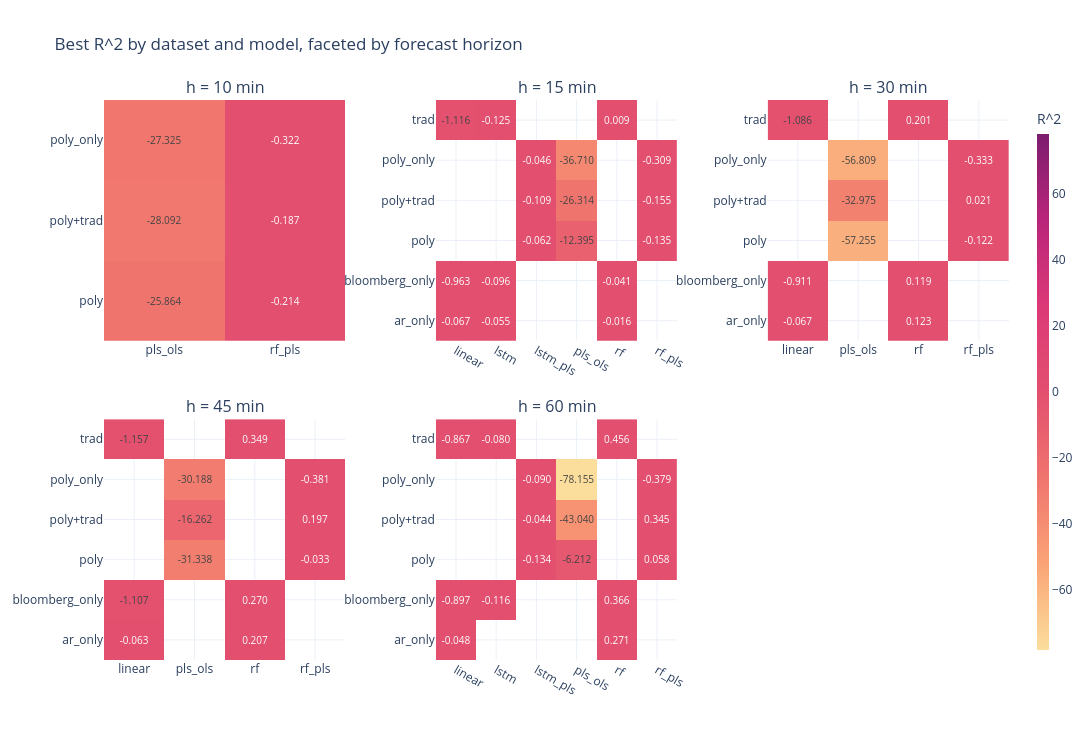

Notebook code for this chart:
### Markdown cell above
## Graph 8 - Master heatmap: R^2 by dataset x model, faceted by horizon

One sub-heatmap per available forecast horizon. Cells show the **best R^2 across window schemes** for each `(dataset, model)` pair. Diverging colour scale centred on zero - positive R^2 = genuine predictive power, negative = worse than predicting the mean. Horizons with no summary file are simply skipped.

### Code cell
# %% -- GRAPH 8 : MASTER HEATMAP R^2 (Plotly subplots) ---------------
from plotly.subplots import make_subplots

_horizons = sorted(SUMMARIES.keys())
if not _horizons:
    print('No summary CSVs available -> skipping Graph 8.')
else:
    _n = len(_horizons)
    if _n == 1:
        _rows, _cols = 1, 1
    elif _n == 2:
        _rows, _cols = 1, 2
    elif _n <= 4:
        _rows, _cols = 2, 2
    else:
        _cols = 3
        _rows = (_n + _cols - 1) // _cols

    fig_g8 = make_subplots(
        rows=_rows, cols=_cols,
        subplot_titles=[f'h = {h} min' for h in _horizons],
        horizontal_spacing=0.10, vertical_spacing=0.14,
    )

    # Determine global value range for a shared colorbar.
    _all_pivots = []
    for h in _horizons:
        _df = SUMMARIES[h]
        _pivot = _df.pivot_table(
            index='dataset', columns='model', values='r2', aggfunc='max'
        )
        _all_pivots.append((h, _pivot))
    _all_vals = np.concatenate([p.values.flatten() for _, p in _all_pivots])
    _all_vals = _all_vals[~np.isnan(_all_vals)]
    if len(_all_vals):
        _zmax = float(np.nanmax(_all_vals))
        _zmin = float(np.nanmin(_all_vals))
        _abs = max(abs(_zmax), abs(_zmin), 0.05)
    else:
        _abs = 0.5

    for i, (h, pivot) in enumerate(_all_pivots):
        r = i // _cols + 1
        c = i % _cols + 1
        _text = np.where(
            np.isnan(pivot.values), '',
            np.vectorize(lambda v: f'{v:.3f}')(np.nan_to_num(pivot.values)),
        )
        fig_g8.add_trace(
            go.Heatmap(
                z=pivot.values,
                x=list(pivot.columns),
                y=list(pivot.index),
                zmin=-_abs, zmax=_abs, zmid=0.0,
                colorscale=PLOTLY_SEQ_NAME,
                text=_text,
                texttemplate='%{text}',
                textfont=dict(size=10),
                showscale=(i == 0),
                colorbar=dict(title='R^2', thickness=12),
                hovertemplate='dataset=%{y}<br>model=%{x}<br>R^2=%{z:.4f}<extra></extra>',
            ),
            row=r, col=c,
        )
    fig_g8.update_layout(
        title='Best R^2 by dataset and model, faceted by forecast horizon',
        height=320 * _rows + 100,
        width=420 * _cols + 100,
    )
    fig_g8.show()

### Figure 1 — Plotly figure (JSON) as saved in the notebook; plotly's stock layout.template omitted (floating-point values rounded to 4 significant figures)
{"data": [{"colorbar": {"thickness": 12, "title": {"text": "R^2"}}, "colorscale": [[0, "rgb(252, 222, 156)"], [0.1667, "rgb(250, 164, 118)"], [0.3333, "rgb(240, 116, 110)"], [0.5, "rgb(227, 79, 111)"], [0.6667, "rgb(220, 57, 119)"], [0.8333, "rgb(185, 37, 122)"], [1, "rgb(124, 29, 111)"]], "hovertemplate": "dataset=%{y}<br>model=%{x}<br>R^2=%{z:.4f}<extra></extra>", "showscale": true, "text": [["-25.864", "-0.214"], ["-28.092", "-0.187"], ["-27.325", "-0.322"]], "textfont": {"size": 10}, "texttemplate": "%{text}", "type": "heatmap", "x": ["pls_ols", "rf_pls"], "xaxis": "x", "y": ["poly", "poly+trad", "poly_only"], "yaxis": "y", "z": [[-25.86, -0.2141], [-28.09, -0.1866], [-27.32, -0.3216]], "zmax": 78.16, "zmid": 0, "zmin": -78.16}, {"colorbar": {"thickness": 12, "title": {"text": "R^2"}}, "colorscale": [[0, "rgb(252, 222, 156)"], [0.1667, "rgb(250, 164, 118)"], [0.3333, "rgb(240, 116, 110)"], [0.5, "rgb(227, 79, 111)"], [0.6667, "rgb(220, 57, 119)"], [0.8333, "rgb(185, 37, 122)"], [1, "rgb(124, 29, 111)"]], "hovertemplate": "dataset=%{y}<br>model=%{x}<br>R^2=%{z:.4f}<extra></extra>", "showscale": false, "text": [["-0.067", "-0.055", "", "", "-0.016", ""], ["-0.963", "-0.096", "", "", "-0.041", ""], ["", "", "-0.062", "-12.395", "", "-0.135"], ["", "", "-0.109", "-26.314", "", "-0.155"], ["", "", "-0.046", "-36.710", "", "-0.309"], ["-1.116", "-0.125", "", "", "0.009", ""]], "textfont": {"size": 10}, "texttemplate": "%{text}", "type": "heatmap", "x": ["linear", "lstm", "lstm_pls", "pls_ols", "rf", "rf_pls"], "xaxis": "x2", "y": ["ar_only", "bloomberg_only", "poly", "poly+trad", "poly_only", "trad"], "yaxis": "y2", "z": [[-0.06679, -0.05517, NaN, NaN, -0.01607, NaN], [-0.9632, -0.0962, NaN, NaN, -0.04115, NaN], [NaN, NaN, -0.06223, -12.4, NaN, -0.1353], [NaN, NaN, -0.1092, -26.31, NaN, -0.1552], [NaN, NaN, -0.0465, -36.71, NaN, -0.3094], [-1.116, -0.1247, NaN, NaN, 0.008625, NaN]], "zmax": 78.16, "zmid": 0, "zmin": -78.16}, {"colorbar": {"thickness": 12, "title": {"text": "R^2"}}, "colorscale": [[0, "rgb(252, 222, 156)"], [0.1667, "rgb(250, 164, 118)"], [0.3333, "rgb(240, 116, 110)"], [0.5, "rgb(227, 79, 111)"], [0.6667, "rgb(220, 57, 119)"], [0.8333, "rgb(185, 37, 122)"], [1, "rgb(124, 29, 111)"]], "hovertemplate": "dataset=%{y}<br>model=%{x}<br>R^2=%{z:.4f}<extra></extra>", "showscale": false, "text": [["-0.067", "", "0.123", ""], ["-0.911", "", "0.119", ""], ["", "-57.255", "", "-0.122"], ["", "-32.975", "", "0.021"], ["", "-56.809", "", "-0.333"], ["-1.086", "", "0.201", ""]], "textfont": {"size": 10}, "texttemplate": "%{text}", "type": "heatmap", "x": ["linear", "pls_ols", "rf", "rf_pls"], "xaxis": "x3", "y": ["ar_only", "bloomberg_only", "poly", "poly+trad", "poly_only", "trad"], "yaxis": "y3", "z": [[-0.06695, NaN, 0.1233, NaN], [-0.9109, NaN, 0.1191, NaN], [NaN, -57.25, NaN, -0.1216], [NaN, -32.97, NaN, 0.02087], [NaN, -56.81, NaN, -0.3334], [-1.086, NaN, 0.2015, NaN]], "zmax": 78.16, "zmid": 0, "zmin": -78.16}, {"colorbar": {"thickness": 12, "title": {"text": "R^2"}}, "colorscale": [[0, "rgb(252, 222, 156)"], [0.1667, "rgb(250, 164, 118)"], [0.3333, "rgb(240, 116, 110)"], [0.5, "rgb(227, 79, 111)"], [0.6667, "rgb(220, 57, 119)"], [0.8333, "rgb(185, 37, 122)"], [1, "rgb(124, 29, 111)"]], "hovertemplate": "dataset=%{y}<br>model=%{x}<br>R^2=%{z:.4f}<extra></extra>", "showscale": false, "text": [["-0.063", "", "0.207", ""], ["-1.107", "", "0.270", ""], ["", "-31.338", "", "-0.033"], ["", "-16.262", "", "0.197"], ["", "-30.188", "", "-0.381"], ["-1.157", "", "0.349", ""]], "textfont": {"size": 10}, "texttemplate": "%{text}", "type": "heatmap", "x": ["linear", "pls_ols", "rf", "rf_pls"], "xaxis": "x4", "y": ["ar_only", "bloomberg_only", "poly", "poly+trad", "poly_only", "trad"], "yaxis": "y4", "z": [[-0.06253, NaN, 0.2073, NaN], [-1.107, NaN, 0.2703, NaN], [NaN, -31.34, NaN, -0.03282], [NaN, -16.26, NaN, 0.1973], [NaN, -30.19, NaN, -0.3812], [-1.157, NaN, 0.3492, NaN]], "zmax": 78.16, "zmid": 0, "zmin": -78.16}, {"colorbar": {"thickness": 12, "title": {"text": "R^2"}}, "colorscale": [[0, "rgb(252, 222, 156)"], [0.1667, "rgb(250, 164, 118)"], [0.3333, "rgb(240, 116, 110)"], [0.5, "rgb(227, 79, 111)"], [0.6667, "rgb(220, 57, 119)"], [0.8333, "rgb(185, 37, 122)"], [1, "rgb(124, 29, 111)"]], "hovertemplate": "dataset=%{y}<br>model=%{x}<br>R^2=%{z:.4f}<extra></extra>", "showscale": false, "text": [["-0.048", "", "", "", "0.271", ""], ["-0.897", "-0.116", "", "", "0.366", ""], ["", "", "-0.134", "-6.212", "", "0.058"], ["", "", "-0.044", "-43.040", "", "0.345"], ["", "", "-0.090", "-78.155", "", "-0.379"], ["-0.867", "-0.080", "", "", "0.456", ""]], "textfont": {"size": 10}, "texttemplate": "%{text}", "type": "heatmap", "x": ["linear", "lstm", "lstm_pls", "pls_ols", "rf", "rf_pls"], "xaxis": "x5", "y": ["ar_only", "bloomberg_only", "poly", "poly+trad", "poly_only", "trad"], "yaxis": "y5", "z": [[-0.04808, NaN, NaN, NaN, 0.2714, NaN], [-0.8966, -0.1157, NaN, NaN, 0.366, NaN], [NaN, NaN, -0.1343, -6.212, NaN, 0.05761], [NaN, NaN, -0.04385, -43.04, NaN, 0.3452], [NaN, NaN, -0.09007, -78.16, NaN, -0.3795], [-0.8674, -0.08007, NaN, NaN, 0.4561, NaN]], "zmax": 78.16, "zmid": 0, "zmin": -78.16}], "layout": {"annotations": [{"font": {"size": 16}, "showarrow": false, "text": "h = 10 min", "x": 0.1333, "xanchor": "center", "xref": "paper", "y": 1, "yanchor": "bottom", "yref": "paper"}, {"font": {"size": 16}, "showarrow": false, "text": "h = 15 min", "x": 0.5, "xanchor": "center", "xref": "paper", "y": 1, "yanchor": "bottom", "yref": "paper"}, {"font": {"size": 16}, "showarrow": false, "text": "h = 30 min", "x": 0.8667, "xanchor": "center", "xref": "paper", "y": 1, "yanchor": "bottom", "yref": "paper"}, {"font": {"size": 16}, "showarrow": false, "text": "h = 45 min", "x": 0.1333, "xanchor": "center", "xref": "paper", "y": 0.43, "yanchor": "bottom", "yref": "paper"}, {"font": {"size": 16}, "showarrow": false, "text": "h = 60 min", "x": 0.5, "xanchor": "center", "xref": "paper", "y": 0.43, "yanchor": "bottom", "yref": "paper"}], "height": 740, "title": {"text": "Best R^2 by dataset and model, faceted by forecast horizon"}, "width": 1360, "xaxis": {"anchor": "y", "domain": [0, 0.2667]}, "xaxis2": {"anchor": "y2", "domain": [0.3667, 0.6333]}, "xaxis3": {"anchor": "y3", "domain": [0.7333, 1]}, "xaxis4": {"anchor": "y4", "domain": [0, 0.2667]}, "xaxis5": {"anchor": "y5", "domain": [0.3667, 0.6333]}, "xaxis6": {"anchor": "y6", "domain": [0.7333, 1]}, "yaxis": {"anchor": "x", "domain": [0.57, 1]}, "yaxis2": {"anchor": "x2", "domain": [0.57, 1]}, "yaxis3": {"anchor": "x3", "domain": [0.57, 1]}, "yaxis4": {"anchor": "x4", "domain": [0, 0.43]}, "yaxis5": {"anchor": "x5", "domain": [0, 0.43]}, "yaxis6": {"anchor": "x6", "domain": [0, 0.43]}}}
